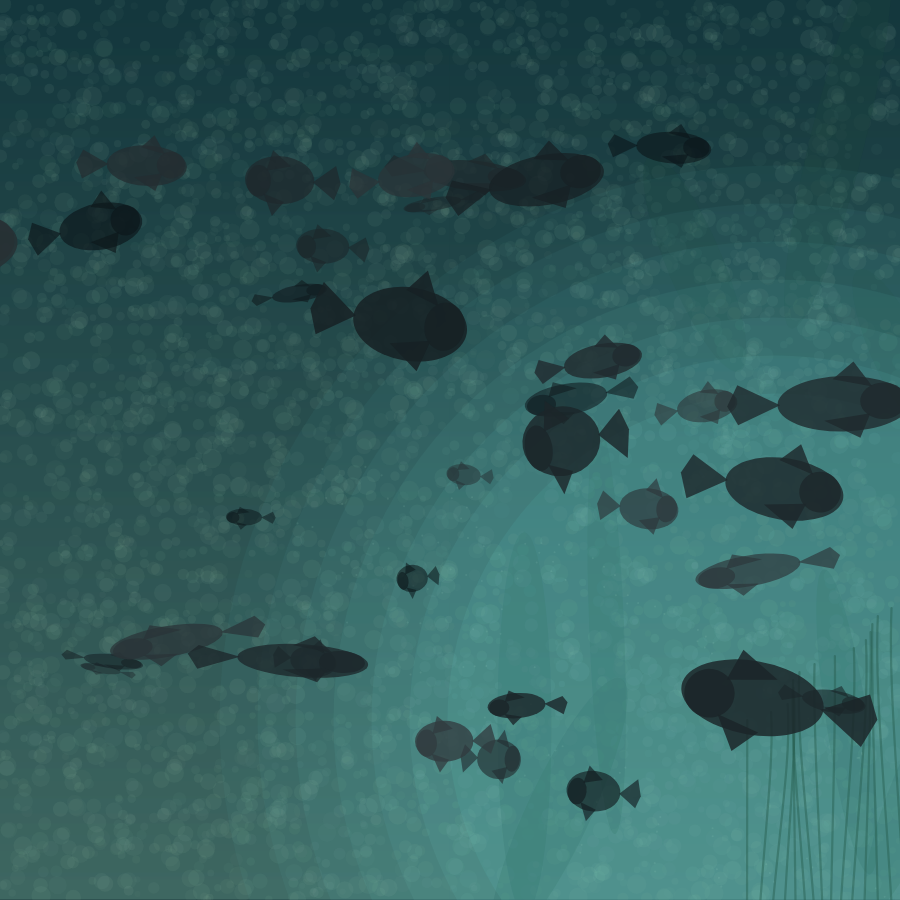
Frame 1 (no input)
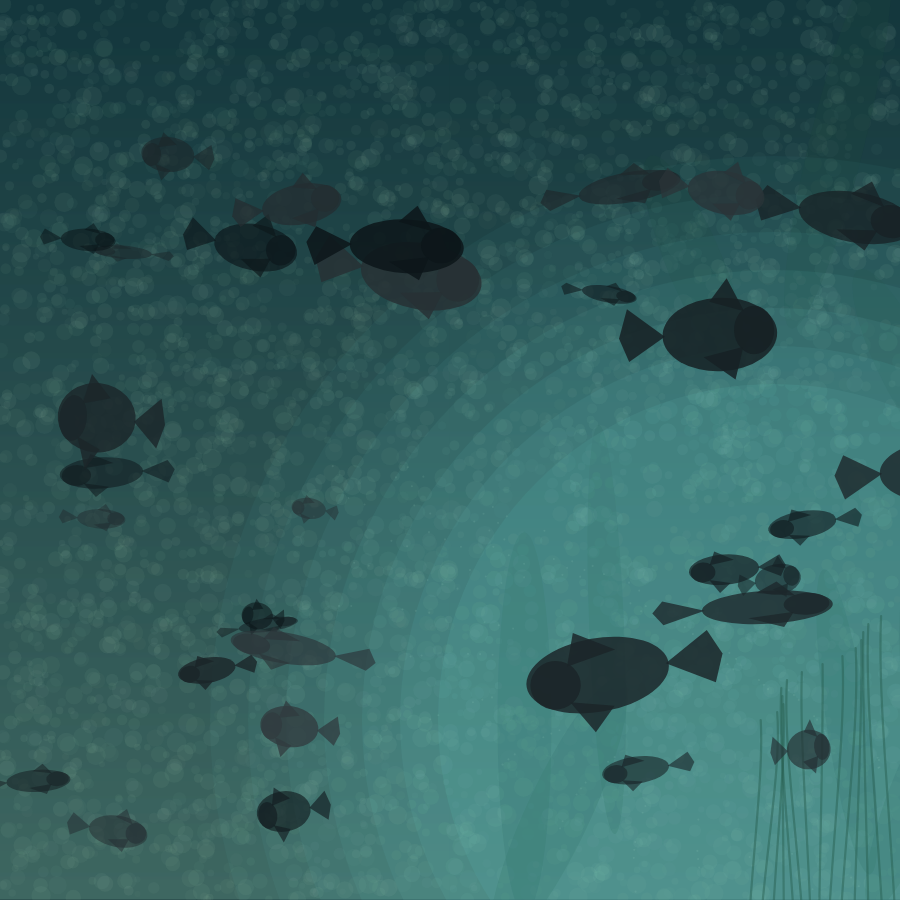
Frame 60 (no input)
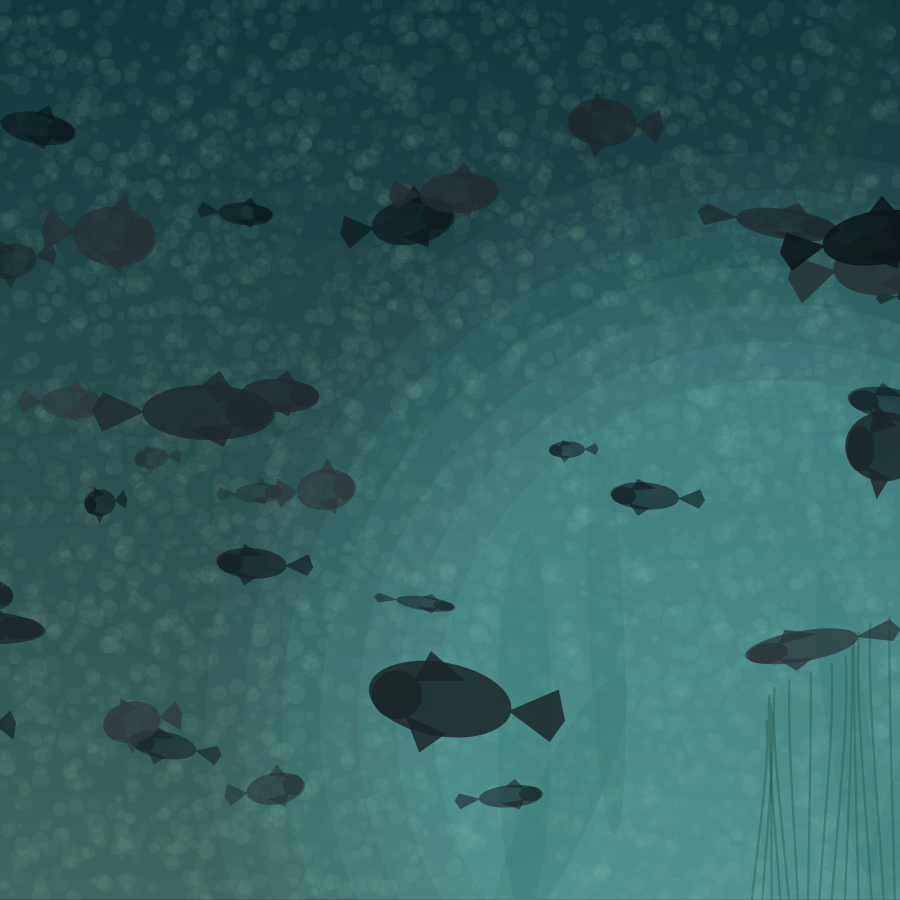
Frame 120 (the mouse pressed at the canvas centre since frame 60)

The p5.js sketch that drew these frames (run headless with seeded random() and noise() and a simulated clock; from frame 60 on, the mouse is pressed at the canvas centre):

// p5.js sketch
// ── sketch.js
const LOOP_SECONDS = 8;
const FPS = 60;
const TOTAL_FRAMES = LOOP_SECONDS * FPS;

const FISH_COUNT = 42;
const fish = [];
let bgLayer;

function setup() {
  createCanvas(900, 900);
  frameRate(FPS);
  noStroke();

  bgLayer = createGraphics(width, height);
  drawBackgroundTexture(bgLayer);

  for (let i = 0; i < FISH_COUNT; i++) {
    fish.push(makeFish(i));
  }
}

function draw() {
  const t = (frameCount % TOTAL_FRAMES) / TOTAL_FRAMES;

  image(bgLayer, 0, 0);
  drawLightBloom(t);
  drawSeaGrass(t);

  fish.sort((a, b) => a.depth - b.depth);
  for (const f of fish) {
    drawFish(f, t);
  }
}

function drawBackgroundTexture(g) {
  g.push();
  g.background(18, 44, 50);

  // Vertical murk gradient
  for (let y = 0; y < g.height; y++) {
    const n = y / g.height;
    const c = lerpColor(color(20, 58, 64), color(77, 123, 113), n);
    g.stroke(c);
    g.line(0, y, g.width, y);
  }

  // Soft noise haze
  g.noStroke();
  for (let i = 0; i < 4200; i++) {
    const x = random(g.width);
    const y = random(g.height);
    const a = random(6, 20);
    g.fill(160, 205, 175, random(8, 20));
    g.circle(x, y, a);
  }

  // Distant plant silhouettes
  g.fill(27, 69, 63, 80);
  for (let k = 0; k < 8; k++) {
    const bx = random(g.width * 0.55, g.width * 1.05);
    const by = random(g.height * 0.15, g.height * 0.95);
    const w = random(28, 70);
    const h = random(160, 430);
    g.push();
    g.translate(bx, by);
    g.rotate(random(-0.45, 0.45));
    g.ellipse(0, 0, w, h);
    g.pop();
  }

  g.pop();
}

function drawLightBloom(t) {
  const cx = width * 0.86;
  const cy = height * 0.8;
  const pulse = 0.96 + 0.04 * sin(TWO_PI * t);

  for (let i = 0; i < 7; i++) {
    const r = 340 * pulse + i * 38;
    fill(110, 215, 210, 22 - i * 2);
    circle(cx, cy, r * 2);
  }

  // Dust motes
  for (let i = 0; i < 220; i++) {
    const a = TWO_PI * ((i * 0.618 + t) % 1);
    const r = 260 + 220 * fract(i * 0.37);
    const x = cx + cos(a) * r;
    const y = cy + sin(a * 1.3) * r * 0.55;
    fill(185, 238, 220, 26);
    circle(x, y, 2.1);
  }
}

function drawSeaGrass(t) {
  const baseX = width * 0.83;
  for (let i = 0; i < 20; i++) {
    const x = baseX + i * 11 + 5 * sin(TWO_PI * (t + i * 0.08));
    const h = 180 + i * 8;
    const sway = 18 * sin(TWO_PI * (t + i * 0.13));
    stroke(40, 95, 80, 120);
    strokeWeight(2.2);
    noFill();
    bezier(
      x,
      height,
      x + sway * 0.4,
      height - h * 0.4,
      x + sway,
      height - h * 0.75,
      x + sway * 0.8,
      height - h
    );
  }
  noStroke();
}

function makeFish(i) {
  const depth = random();
  const scaleBase = lerp(0.45, 1.55, depth);
  const swimCycles = random([1, 2, 3]);
  const bobCycles = random([1, 2, 3, 4]);
  const wobbleCycles = random([2, 3, 4, 5]);

  return {
    seed: i * 17.113,
    depth,
    scaleBase,
    dir: random() < 0.5 ? -1 : 1,
    yBase: random(height * 0.18, height * 0.86),
    yAmp: random(8, 70) * (1.35 - depth),
    yCycles: bobCycles,
    xPhase: random(),
    yPhase: random(),
    wobblePhase: random(),
    xCycles: swimCycles,
    wobbleCycles,
    bodyLen: random(40, 110),
    bodyTall: random(18, 52),
    tone: random(10, 50)
  };
}

function drawFish(f, t) {
  const travel = (t * f.xCycles + f.xPhase) % 1;

  const margin = 180;
  const span = width + margin * 2;
  const x = f.dir === 1 ? -margin + travel * span : width + margin - travel * span;

  const y =
    f.yBase +
    f.yAmp * sin(TWO_PI * (t * f.yCycles + f.yPhase)) +
    9 * sin(TWO_PI * (t * 2 + f.seed));

  const wobble = 0.18 * sin(TWO_PI * (t * f.wobbleCycles + f.wobblePhase));
  const facing = f.dir === 1 ? 0 : PI;

  push();
  translate(x, y);
  rotate(facing + wobble);
  scale(f.scaleBase);

  const alpha = map(f.depth, 0, 1, 120, 220);
  fill(f.tone, f.tone + 10, f.tone + 14, alpha);

  // Body
  ellipse(0, 0, f.bodyLen, f.bodyTall);

  // Tail swish loops perfectly via sine at integer cycle rate
  const tailBeat = sin(TWO_PI * (t * 6 + f.seed));
  const tailSwing = 10 * tailBeat;

  beginShape();
  vertex(-f.bodyLen * 0.48, 0);
  vertex(-f.bodyLen * 0.8, -f.bodyTall * 0.36 + tailSwing * 0.22);
  vertex(-f.bodyLen * 0.88, 0);
  vertex(-f.bodyLen * 0.8, f.bodyTall * 0.36 + tailSwing * 0.22);
  endShape(CLOSE);

  // Dorsal and belly fins
  beginShape();
  vertex(-f.bodyLen * 0.08, -f.bodyTall * 0.45);
  vertex(f.bodyLen * 0.08, -f.bodyTall * 0.76);
  vertex(f.bodyLen * 0.22, -f.bodyTall * 0.3);
  endShape(CLOSE);

  beginShape();
  vertex(-f.bodyLen * 0.15, f.bodyTall * 0.3);
  vertex(f.bodyLen * 0.12, f.bodyTall * 0.62);
  vertex(f.bodyLen * 0.2, f.bodyTall * 0.18);
  endShape(CLOSE);

  // Head silhouette bump
  ellipse(f.bodyLen * 0.3, -f.bodyTall * 0.04, f.bodyLen * 0.35, f.bodyTall * 0.66);

  pop();
}

function fract(v) {
  return v - floor(v);
}
